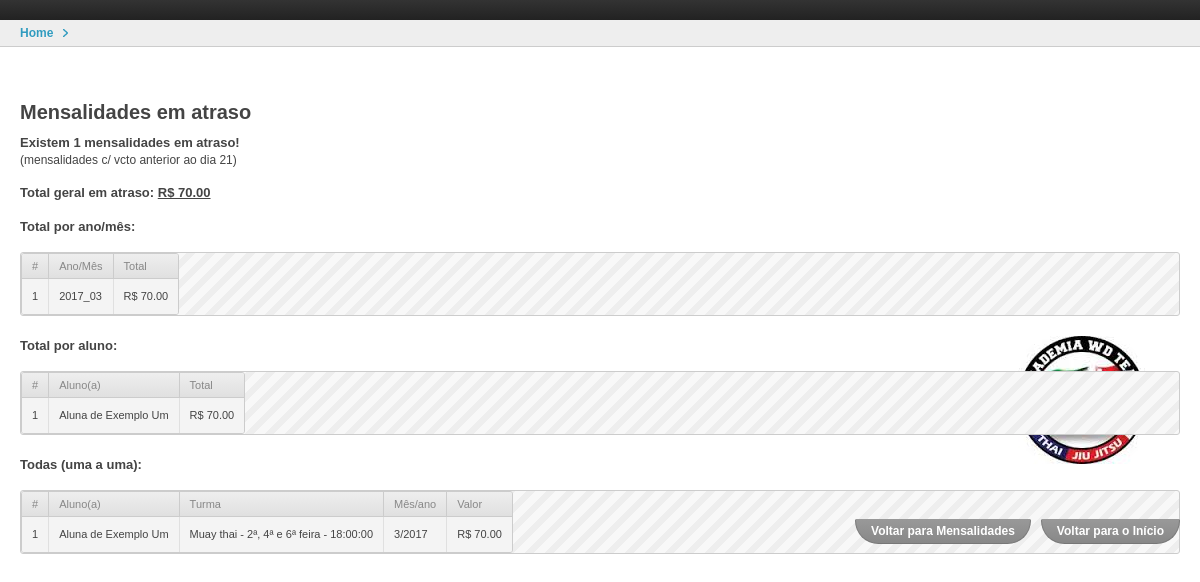
The app's page /financeiro/mensalidades_em_atraso/ with its own data.
### alunos/models.py (models this page shows, shortened)
class Aluno(models.Model):
	SEXO_CHOICES = (
		('M', 'Masculino'),
		('F', 'Feminino'),
	)
	nome = models.CharField(max_length=100, blank=False)
	sexo = models.CharField(max_length=1, choices=SEXO_CHOICES)
	data_nascimento = models.DateField()
	rg = models.CharField(max_length=20, null=True, blank=True, verbose_name='RG')
	cpf = models.CharField(max_length=20, null=True, blank=True, verbose_name='CPF')
	email = models.EmailField(null=True, blank=True)
	numero_celular = models.CharField(max_length=30, verbose_name='Celular')
	numero_fixo = models.CharField(max_length=30, verbose_name='Fixo')
	endereco_completo = models.CharField(max_length=150, null=True, blank=True, \
		verbose_name='Endereço completo')
	nome_do_responsavel = models.CharField(max_length=100, null=True, blank=True)
	contato_do_responsavel = models.CharField(max_length=100, null=True, blank=True)
	class Meta:
		verbose_name='Aluno(a)'
		verbose_name_plural='Alunos(as)'

class Matricula(models.Model):
	SITUACAO_MATRICULA_CHOICES = (
		(1, 'Ativa'),
		(2, 'Suspensa'),
	)
	aluno = models.ForeignKey(Aluno)
	turma = models.ForeignKey(Turma)
	quantas_modalidades = models.ForeignKey(Promocao, verbose_name='Quantas modalidades o aluno vai fazer?', \
		blank=False, default=1)
	valor_da_mensalidade = models.DecimalField(max_digits=6, decimal_places=2, \
		verbose_name='Valor mensalidade do aluno', blank=False)
	dia_de_vencimento = models.IntegerField(null=False, blank=False, default=10, \
		validators=[MinValueValidator(1), MaxValueValidator(28)])
	data_matricula = models.DateField(null=False, blank=False)
	situacao_matricula = models.PositiveSmallIntegerField(choices=SITUACAO_MATRICULA_CHOICES, \
		default=1)
	class Meta:
		verbose_name='Matrícula'
		verbose_name_plural='Matrículas'

### financeiro/models.py (models this page shows, shortened)
class Mensalidade(models.Model):
	SITUACAO_PENDENTE = 1
	SITUACAO_CANCELADA = 2
	SITUACAO_PAGA = 3
	MES_REFERENCIA_CHOICES = (
		(1, 'Janeiro'),
		(2, 'Fevereiro'),
		(3, 'Março'),
		(4, 'Abril'),
		(5, 'Maio'),
		(6, 'Junho'),
		(7, 'Julho'),
		(8, 'Agosto'),
		(9, 'Setembro'),
		(10, 'Outubro'),
		(11, 'Novembro'),
		(12, 'Dezembro'),
	)
	SITUACAO_CHOICES = (
		(SITUACAO_PENDENTE, 'Pendente'),
		(SITUACAO_CANCELADA, 'Cancelada'),
		(SITUACAO_PAGA, 'Paga'),
	)
	matricula = models.ForeignKey(Matricula)
	mes_referencia = models.PositiveSmallIntegerField(choices=MES_REFERENCIA_CHOICES)
	ano_referencia = models.PositiveIntegerField()
	situacao = models.PositiveSmallIntegerField(choices=SITUACAO_CHOICES, default=1)
	data_pagamento = models.DateField(null=True)
	valor_cobrado = models.DecimalField(max_digits=6, decimal_places=2, \
		default=0, verbose_name='Valor cobrado')
	valor_pago = models.DecimalField(max_digits=6, decimal_places=2, \
		default=0, verbose_name='Valor pago')
	class Meta:
		verbose_name='Mensalidade'
		verbose_name_plural='Mensalidades'
	def get_data_limite_para_pagamento_em_dia(self):
		return date(self.ano_referencia, self.mes_referencia, \
			self.matricula.dia_de_vencimento)

### cadastros_basicos/models.py (models this page shows, shortened)
class Turma(models.Model):
	TIPO_TURMA_CHOICES = (
		(1, 'misto'),
		(2, 'feminino'),
		(3, 'kids'),
	)
	DIAS_DE_AULA_CHOICES = (
		(1, '2ª, 4ª e 6ª feira'),
		(2, '3ª e 5ª feira'),
	)
	horario = models.TimeField(null=True, blank=True)
	modalidade = models.ForeignKey(Modalidade, null=True, on_delete=models.CASCADE, \
		related_name='turmas_da_modalidade')
	tipo_turma = models.PositiveSmallIntegerField(choices=TIPO_TURMA_CHOICES, default=1)
	professor = models.ForeignKey(Professor, null=True, on_delete=models.SET_NULL, \
		related_name='turmas_do_professor')
	dias_de_aula = models.PositiveSmallIntegerField(choices=DIAS_DE_AULA_CHOICES, default=1)
	class Meta:
		verbose_name='Turma'
		verbose_name_plural='Turmas'
	def __str__(self):
		return '%s - %s - %s' % (self.modalidade.descricao, self.DIAS_DE_AULA_CHOICES[self.dias_de_aula-1][1], self.horario)

class Modalidade(models.Model):
	descricao = models.CharField(max_length=50, blank=False, unique=True, \
		verbose_name='Descrição')
	class Meta:
		verbose_name='Modalidade'
		verbose_name_plural='Modalidades'

### financeiro/models.py (the view)
def buscar_mensalidades_em_atraso(request):
	hoje = date.today()
	mes_atual = hoje.month
	ano_atual = hoje.year
	dia_atual = hoje.day
	mensalidades_temp = list()
	mensalidades_em_atraso = list()
	mensalidades_temp = Mensalidade.objects.filter(situacao=Mensalidade.SITUACAO_PENDENTE) \
												.order_by('matricula__aluno__nome', '-ano_referencia','-mes_referencia')
	for mensalidade in mensalidades_temp:
		if mensalidade.get_data_limite_para_pagamento_em_dia() < hoje:
			mensalidades_em_atraso.append(mensalidade)
	matricula_da_vez = None
	total_em_atraso_da_vez = 0
	total_em_atraso_geral = 0
	total_em_atraso_por_aluno = dict()
	for mensalidade in mensalidades_em_atraso:
		if mensalidade.matricula != matricula_da_vez:
			if matricula_da_vez != None:
				total_em_atraso_por_aluno[matricula_da_vez.aluno.nome] = total_em_atraso_da_vez
			matricula_da_vez = mensalidade.matricula
			total_em_atraso_da_vez = 0
		total_em_atraso_da_vez += mensalidade.valor_cobrado
		total_em_atraso_geral += mensalidade.valor_cobrado
	total_em_atraso_por_aluno[matricula_da_vez.aluno.nome] = total_em_atraso_da_vez
	total_em_atraso_por_aluno = OrderedDict(sorted(total_em_atraso_por_aluno.items(), \
												key=lambda t: t[0], reverse=False))
	total_em_atraso_por_mes_ano = dict()
	for mensalidade in mensalidades_em_atraso:
		str_mes_referencia = str(mensalidade.mes_referencia)
		if len(str_mes_referencia) == 1:
			str_mes_referencia = '0'+str_mes_referencia
		str_ano_referencia = str(mensalidade.ano_referencia)
		chave = str_ano_referencia+'_'+str_mes_referencia
		if chave not in total_em_atraso_por_mes_ano:
			total_em_atraso_por_mes_ano[chave] = 0
		total_em_atraso_por_mes_ano[chave] += mensalidade.valor_cobrado
	total_em_atraso_por_mes_ano = OrderedDict(sorted(total_em_atraso_por_mes_ano.items(), \
												key=lambda t: t[0], reverse=True))
	mensagem_retorno = ''
	mensagem_retorno_2 = ''
	if mensalidades_em_atraso:
		mensagem_retorno = 'Existem '+str(len(mensalidades_em_atraso))+' mensalidades em atraso!'
		mensagem_retorno_2 = '(mensalidades c/ vcto anterior ao dia %s)' % (dia_atual)
	else:
		mensagem_retorno = 'Não encontrada nenhuma mensalidade em atraso!'
	context = {'mensagem_retorno': mensagem_retorno, 'mensagem_retorno_2': mensagem_retorno_2,\
			'mensalidades_em_atraso': mensalidades_em_atraso, 'total_em_atraso_por_aluno': \
			total_em_atraso_por_aluno, 'total_em_atraso_geral': total_em_atraso_geral, \
			'total_em_atraso_por_mes_ano': total_em_atraso_por_mes_ano, }
	return render(request,"mensalidades_em_atraso.html",context)

### jam_mei_academia/utils.py (called while the page is built)
def jam_mei_context_processor(request):
    ctx = dict(
        super_template='admin/base.html',
        debug=settings.DEBUG,
        now=datetime.now(),
        valores_sugeridos = OfertaDeTurma.objects.all()
    )
    return ctx

### financeiro/templates/mensalidades_em_atraso.html (shortened to what this page needs)
{% extends super_template|default:"admin/base_site.html" %}
{% block content %}
<h1>Mensalidades em atraso</h1>
<div><h2>{{mensagem_retorno}}</h2></div>
<div>{{mensagem_retorno_2}}</div>
{% if total_em_atraso_geral %}
    &nbsp;<br />
    <h2>Total geral em atraso: <u>R$ {{total_em_atraso_geral}}</u></h2>
{% endif %}
{% if total_em_atraso_por_mes_ano %}
    &nbsp;<br />
    <h2>Total por ano/mês:</h2><br />
    <div class="grp-module grp-changelist-results">
        <table>
            <thead>
                <tr>
                    <th>#</th>
                    <th>Ano/Mês</th>
                    <th>Total</th>
                </tr>
            </thead>
            <tbody>
                {% for ano_mes, valor in total_em_atraso_por_mes_ano.items %}
                    <tr class="grp-row {% cycle 'grp-row-even' 'grp-row-odd' %}">
                        <td>{{forloop.counter}}</td>
                        <td>{{ano_mes}}</td>
                        <td>R$ {{valor}}</td>
                    </tr>
                {% endfor %}
            </tbody>
        </table>
    </div>
{% endif %}
{% if total_em_atraso_por_aluno %}
    &nbsp;<br />
    <h2>Total por aluno:</h2><br />
    <div class="grp-module grp-changelist-results">
        <table>
            <thead>
                <tr>
                    <th>#</th>
                    <th>Aluno(a)</th>
                    <th>Total</th>
                </tr>
            </thead>
            <tbody>
                {% for aluno, valor in total_em_atraso_por_aluno.items %}
                    <tr class="grp-row {% cycle 'grp-row-even' 'grp-row-odd' %}">
                        <td>{{forloop.counter}}</td>
                        <td>{{aluno}}</td>
                        <td>R$ {{valor}}</td>
                    </tr>
                {% endfor %}
            </tbody>
        </table>
    </div>
{% endif %}
{% if mensalidades_em_atraso %}
    &nbsp;<br />
    <h2>Todas (uma a uma):</h2><br />
    <div class="grp-module grp-changelist-results">
        <table>
            <thead>
                <tr>
                    <th>#</th>
                    <th>Aluno(a)</th>
                    <th>Turma</th>
                    <th>Mês/ano</th>
                    <th>Valor</th>
                </tr>
            </thead>
            <tbody>
                {% for mensalidade in mensalidades_em_atraso %}
                    <tr class="grp-row {% cycle 'grp-row-even' 'grp-row-odd' %}">
                        <td>{{forloop.counter}}</td>
                        <td>{{mensalidade.matricula.aluno.nome}}</td>
                        <td>{{mensalidade.matricula.turma}}</td>
                        <td>{{mensalidade.mes_referencia}}/{{mensalidade.ano_referencia}}</td>
                        <td>R$ {{mensalidade.valor_cobrado}}</td>
                    </tr>
                {% endfor %}
            </tbody>
        </table>
    </div>
{% endif %}
<ul class="grp-object-tools">
    <li>
        <a href="../mensalidade/" class="grp-listing grp-state-focus">Voltar para Mensalidades</a>
    </li>
    <li>
        <a href="../../" class="grp-listing grp-state-focus">Voltar para o Início</a>
    </li>
</ul>
{% endblock %}

### jam_mei_academia/templates/admin/base.html (shortened to what this page needs)
{% load admin_static %}{% load i18n grp_tags %}
<!DOCTYPE html>
{% get_current_language as LANGUAGE_CODE %}{% get_current_language_bidi as LANGUAGE_BIDI %}
<html lang="{{ LANGUAGE_CODE|default:"en-us" }}" {% if LANGUAGE_BIDI %}dir="rtl"{% endif %}>
<head>
    {% block stylesheets %}
        <link href="{% static "grappelli/jquery/ui/jquery-ui.min.css" %}" rel="stylesheet" type="text/css" media="screen" />
        <link href="{% static "grappelli/stylesheets/screen.css" %}" rel="stylesheet" type="text/css" media="all" />
        {% if LANGUAGE_BIDI %}
            <link href="{% static "grappelli/stylesheets/mueller/grid/output-rtl.css" %}" rel="stylesheet" type="text/css" media="screen" />
            <link href="{% block stylesheet_rtl %}{% static "grappelli/stylesheets/rtl.css" %}{% endblock %}" rel="stylesheet" type="text/css" media="screen" />
        {% else %}
            <link href="{% static "grappelli/stylesheets/mueller/grid/output.css" %}" rel="stylesheet" type="text/css" media="screen" />
        {% endif %}
    {% endblock %}
</head>
<body class="{% if is_popup %}grp-popup {% endif %}{% block bodyclass %}{% endblock %}{% if LANGUAGE_BIDI %} rtl{% endif %}">
    <div id="container grp-container">
        {% block header %}
            <header id="grp-header" class="{% block header-class %}{% endblock %}">
                {% if not is_popup %}
                    {% block navigation %}
                        <div id="grp-navigation">
                        </div>
                    {% endblock %}
                    {% block context-navigation %}
                        <div id="grp-context-navigation">
                            <nav id="grp-breadcrumbs" class="{% block breadcrumbs-class %}{% endblock %}">
                                {% block breadcrumbs %}
                                    <ul>
                                        <li><a href="{% url 'admin:index' %}">{% trans 'Home' %}</a></li>
                                    </ul>
                                {% endblock %}
                            </nav>
                        </div>
                    {% endblock %}
                {% endif %}
            </header>
        {% endblock %}
        <article id="grp-content" class="{% block content-class %}{% endblock %}">
            <div id="grp-content-container" {% if title == 'Adicionar Matrícula' %} style="width: 70%;" {% endif %}>
                {% block content %}{% endblock %}
            </div>
        </article>
    </div>
</body>
</html>

### records on screen
Aluno: total_em_atraso_por_aluno "Aluna de Exemplo Um"
Mensalidade: matricula.aluno.nome "Aluna de Exemplo Um", matricula.turma "Muay thai - 2ª, 4ª e 6ª feira - 18:00:00", mes_referencia "3", ano_referencia "2017", valor_cobrado "70.00"

### other values on screen
{{ mensagem_retorno }} "Existem 1 mensalidades em atraso!"
{{ mensagem_retorno_2 }} "(mensalidades c/ vcto anterior ao dia 21)"
{{ total_em_atraso_geral }} "70.00"
{{ ano_mes }} "2017_03"
{{ valor }} "70.00"
